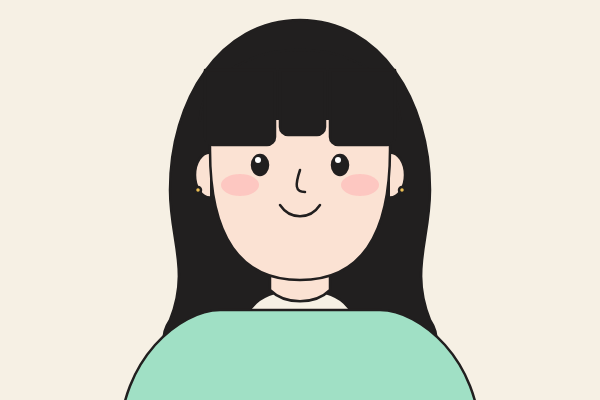
Frame 1 (no input)
Frame 60 (no input): identical to frame 1, image omitted
Frame 120 (the mouse pressed at the canvas centre since frame 60): identical to frame 1, image omitted

The p5.js sketch that drew this single still picture (run headless with seeded random() and noise() and a simulated clock; from frame 60 on, the mouse is pressed at the canvas centre):

// p5.js sketch
// ── sketch.js
function setup() {
  createCanvas(600, 400);
  smooth();
}

function draw() {
  background(246, 240, 228); // 배경 (베이지색)
  stroke(33, 31, 31);
  strokeWeight(2.5);
  strokeJoin(ROUND);

  // 뒷머리
  fill(33, 31, 31);
  beginShape();
  vertex(300, 20); // 정수리
  bezierVertex(380, 20, 430, 100, 430, 190);  // 오른쪽 볼륨 및 웨이브
  bezierVertex(430, 240, 410, 270, 430, 320); 
  bezierVertex(450, 350, 420, 380, 380, 360); 
  bezierVertex(350, 340, 370, 290, 300, 290);
  bezierVertex(230, 290, 250, 340, 220, 360);   // 왼쪽 볼륨 및 웨이브 (대칭)
  bezierVertex(180, 380, 150, 350, 170, 320); 
  bezierVertex(190, 270, 170, 240, 170, 190); 
  bezierVertex(170, 100, 220, 20, 300, 20);   
  endShape(CLOSE);

  // 목
  fill(251, 226, 211);
  beginShape();
  vertex(270, 200);
  vertex(270, 290);
  bezierVertex(285, 305, 315, 305, 330, 290);
  vertex(330, 200);
  endShape(CLOSE);

  // 민트색 니트
  fill(160, 224, 197);
  beginShape();
  vertex(120, 440); // 왼쪽 하단
  bezierVertex(120, 360, 180, 310, 220, 310); // 왼쪽 어깨
  vertex(380, 310); // 오른쪽 어깨
  bezierVertex(420, 310, 480, 360, 480, 440); // 오른쪽 하단
  endShape(CLOSE);
  
  // 귀 & 얼굴형
  fill(251, 226, 211);
  arc(210, 175, 30, 45, HALF_PI, PI + HALF_PI); // 왼쪽 귀
  arc(390, 175, 30, 45, -HALF_PI, HALF_PI); // 오른쪽 귀

  // 얼굴
  beginShape();
  vertex(210, 150); // 왼쪽 귀 높이
  bezierVertex(210, 250, 250, 280, 300, 280); // 왼쪽 턱~턱끝
  bezierVertex(350, 280, 390, 250, 390, 150); // 턱끝~오른쪽 턱
  vertex(390, 90); // 이마 (앞머리에 가려짐)
  vertex(210, 90); 
  endShape(CLOSE);
  fill(238, 192, 84); // 노란색 귀걸이
  ellipse(198, 190, 6, 6);
  ellipse(402, 190, 6, 6);

  // 앞머리 
  fill(33, 31, 31);
  arc(300, 120, 200, 140, PI, TWO_PI);
  rect(205, 70, 70, 75, 0, 0, 8, 8); // 왼쪽 블록
  rect(280, 70, 45, 65, 0, 0, 8, 8); // 가운데 블록
  rect(330, 70, 65, 75, 0, 0, 8, 8); // 오른쪽 블록

  // 볼
  fill(255, 180, 180, 150);
  noStroke();
  ellipse(240, 185, 38, 22);
  ellipse(360, 185, 38, 22);

  // 눈
  stroke(33, 31, 31);
  fill(33, 31, 31);
  ellipse(260, 165, 16, 20); // 왼쪽 눈
  ellipse(340, 165, 16, 20); // 오른쪽 눈

  // 눈동자 
  fill(255);
  noStroke();
  ellipse(258, 160, 6, 6);
  ellipse(338, 160, 6, 6);

  // 코
  stroke(33, 31, 31);
  noFill();
  beginShape();
  vertex(300, 170); // 미간 쪽
  bezierVertex(295, 185, 295, 192, 305, 192); // 코끝 둥글게 꺾임
  endShape();

  // 입 
  beginShape();
  vertex(280, 205);
  bezierVertex(290, 220, 310, 220, 320, 205);
  endShape();
}
